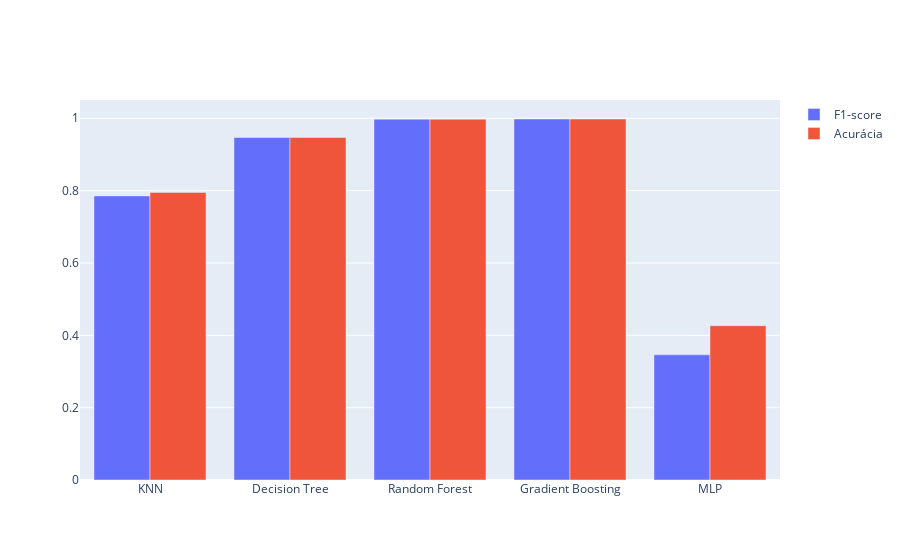

The cell this chart's notebook holds for it:
### Markdown cell above
### F1 Score e Acurácia

### Code cell
f1Score_t = pd.DataFrame(f1Score_t)
Acc_t = pd.DataFrame(Acc_t)

configure_plotly_browser_state()

trace1 = go.Bar(x = clf_labels,
                y = f1Score_t[0].to_numpy(),
                name = 'F1-score',)
trace2 = go.Bar(x = clf_labels,
                y = Acc_t[0].to_numpy(),
                name = 'Acurácia',)

data = [trace1,trace2]

py.iplot(data)

### Figure 1 — Plotly figure (JSON) as saved in the notebook; plotly's stock layout.template omitted (floating-point values rounded to 4 significant figures)
{"data": [{"name": "F1-score", "x": ["KNN", "Decision Tree", "Random Forest", "Gradient Boosting", "MLP"], "y": [0.7854, 0.947, 0.9975, 0.998, 0.346], "type": "bar"}, {"name": "Acurácia", "x": ["KNN", "Decision Tree", "Random Forest", "Gradient Boosting", "MLP"], "y": [0.795, 0.947, 0.9975, 0.998, 0.4265], "type": "bar"}], "layout": {}}
